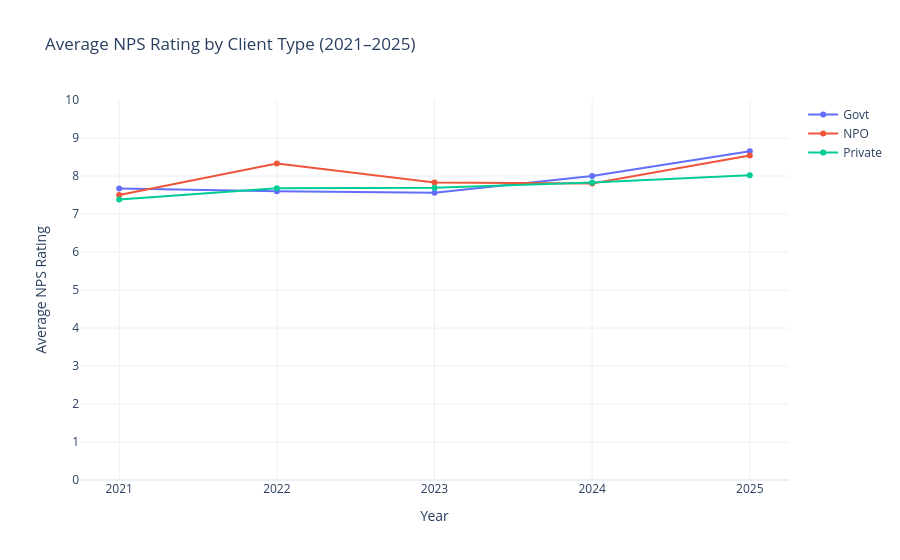

The cell this chart's notebook holds for it:
### Code cell
fig2.update_layout(
    title="Average NPS Rating by Client Type (2021–2025)",
    xaxis_title="Year",
    yaxis_title="Average NPS Rating",
    template="plotly_white",
    hovermode="x unified"
)

fig2.update_xaxes(
    tickmode="linear",
    dtick=1
)

fig2.update_yaxes(
    range=[0, 10],
    dtick=1
)

fig2.show()

### Figure 1 — Plotly figure (JSON) as saved in the notebook; plotly's stock layout.template omitted (floating-point values rounded to 4 significant figures)
{"data": [{"mode": "lines+markers", "name": "Govt", "type": "scatter", "x": [2021, 2022, 2023, 2024, 2025], "y": [7.67, 7.6, 7.56, 8, 8.65]}, {"mode": "lines+markers", "name": "NPO", "type": "scatter", "x": [2021, 2022, 2023, 2024, 2025], "y": [7.5, 8.33, 7.83, 7.8, 8.54]}, {"mode": "lines+markers", "name": "Private", "type": "scatter", "x": [2021, 2022, 2023, 2024, 2025], "y": [7.38, 7.68, 7.69, 7.83, 8.02]}], "layout": {"hovermode": "x unified", "title": {"text": "Average NPS Rating by Client Type (2021–2025)"}, "xaxis": {"dtick": 1, "tickmode": "linear", "title": {"text": "Year"}}, "yaxis": {"dtick": 1, "range": [0, 10], "title": {"text": "Average NPS Rating"}}}}
